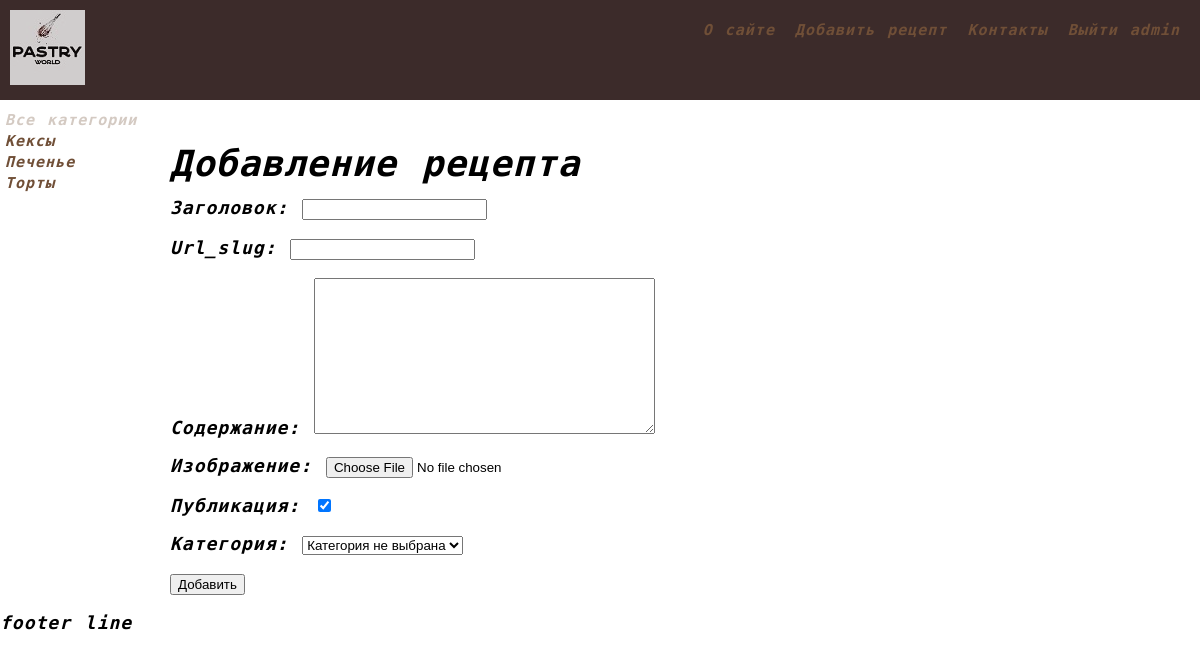
The app's page /add_recipe (signed in) with its own data.
### pastrymain/models.py (models this page shows)
class Categories(models.Model):
    name = models.CharField(max_length=100, db_index=True, verbose_name='Категория')
    slug = models.SlugField(max_length=255, unique=True, db_index=True, verbose_name='url_slug')
    def __str__(self):
        return self.name
    def get_absolute_url(self):
        return reverse('category', kwargs={'category_slug': self.slug})
    class Meta:
        verbose_name = "Категория"
        verbose_name_plural = "Категории"
        ordering = ['pk']

### pastrymain/views.py (the view)
# urls.py: path('add_recipe', AddRecipe.as_view(), name='add_recipe'),
class AddRecipe(LoginRequiredMixin, DataMixin, CreateView):
    form_class = AddRecipeForm
    template_name = 'pastrymain/add_recipe.html'
    success_url = reverse_lazy('main')
    login_url = reverse_lazy('main')
    raise_exception = True
    def get_context_data(self, *, object_list=None, **kwargs):
        context = super().get_context_data(**kwargs)
        c_def = self.get_user_context(title="Добавление рецепта")
        return dict(list(context.items()) + list(c_def.items()))

### pastrymain/forms.py
class AddRecipeForm(forms.ModelForm):
    def __init__(self, *args, **kwargs):
        super().__init__(*args, **kwargs)
        self.fields['category'].empty_label = 'Категория не выбрана'
    class Meta:
        model = Recipes
        fields = '__all__' # говорит какие поля нужноотобразить в форме (указали все поля, кроме тех что заполняются автоматически)

### pastrymain/utils.py (called while the page is built)
    def get_user_context(self, **kwargs):
        context = kwargs
        categories = Categories.objects.annotate(Count('recipes'))
        user_menu = menu.copy()
        if not self.request.user.is_authenticated:
            user_menu.pop(1)
        context['menu'] = user_menu
        context['categories'] = categories
        if 'category_selected' not in context:
            context['category_selected'] = 0
        return context

### pastrymain/templates/pastrymain/add_recipe.html (shortened to what this page needs)
{% extends 'pastrymain/base.html' %}
{% block content %}
<br>
<h1>{{title}}</h1>
<form action="{% url 'add_recipe' %}" method="post" enctype="multipart/form-data">
    {{ form.as_p }}
    <button type="submit">Добавить</button>
</form>
{% endblock %}

### pastrymain/templates/pastrymain/base.html (shortened to what this page needs)
<!DOCTYPE html>
<html lang="en">
{% load static %}
{% load pastry_tags %}
<head>
    <link rel="stylesheet" type="text/css" href="{% static 'pastrymain/css/styles.css' %}">
</head>
<body>
    <nav class="topnav" id="topnav">
        {% block mainmenu %}
            <a class="logo" href="{% url 'main' %}">
            <img class="logo" src="{% static 'pastrymain/images/logo.jpg' %}" alt=""></a>
            <div class="topnav-right">
            {% for m in menu %}
                    <a href="{% url m.url_name %}">{{m.title}}</a>
            {% endfor %}
            {% if request.user.is_authenticated %}
                <a href="{% url 'logout' %}">Выйти {{ user.username }}</a>
                {% else %}
                <a href="{% url 'register' %}">Регистрация |</a><a href="{% url 'login' %}">Войти</a>
            {% endif %}
            </div>
        {% endblock mainmenu %}
    </nav>
<nav id="mySidenav" class="sidenav">
    {% if category_selected == 0 %}
        <div class="sidenav_box_selected">Все категории</div>
    {% else %}
        <div class="sidenav_box"><a href="{% url 'main' %}">Все категории</a></div>
    {% endif %}
    {% for c in categories %}
        {% if c.recipes__count > 0 %}
            {% if c.pk == category_selected %}
                <div class="sidenav_box_selected">{{c.name}}</div>
            {% else %}
                <div class="sidenav_box"><a href="{{ c.get_absolute_url }}">{{c.name}}</a></div>
            {% endif %}
        {% endif %}
    {% endfor %}
</nav>
<div class="content">
    {% block content %}
    {% endblock %}
    </div>
<div id="footer">
    <p>footer line</p>
</div>
</body>
</html>

### pastrymain/static/pastrymain/css/styles.css (style rules this page uses)
body { margin: 0px; font-family: 'Spline Sans Mono', monospace, sans-serif; font-size: 18px; line-height: 20px; font-weight: 700; font-style: italic; letter-spacing: 1px; word-spacing: 2px; }
.topnav { background-color: #3C2B2AFF; overflow: hidden; position: fixed; top: 0; width: 100%; transition: top 1s; }
.topnav a { float: left; color: #704F37FF; text-align: center; padding: 10px 10px; text-decoration: none; font-size: 15px; }
.topnav-right { float: right; color: #704F37FF; text-align: center; padding: 10px 10px; text-decoration: none; font-size: 15px; }
#mySidenav { position: fixed; top: 110px; }
#mySidenav a { position: relative; left: -15px; transition: 1s; padding-left: 20px; line-height: 20px; max-width: fit-content; text-decoration: none; font-size: 15px; color: #704F37FF; }
.sidenav_box_selected { position: relative; left: -15px; padding-left: 20px; line-height: 20px; height: 20px; max-width: fit-content; opacity: 0.3; text-decoration: none; font-size: 15px; color: #704F37FF; }
.content { margin-top: 110px; margin-left: 170px; }
img { max-width: 600px; height: auto; }

### records on screen
Categories: name "Кексы"
Categories: name "Печенье"
Categories: name "Торты"

### other values on screen
{{ m.title }} "О сайте" "Добавить рецепт" "Контакты"
{{ user.username }} "admin"
{{ title }} "Добавление рецепта"
